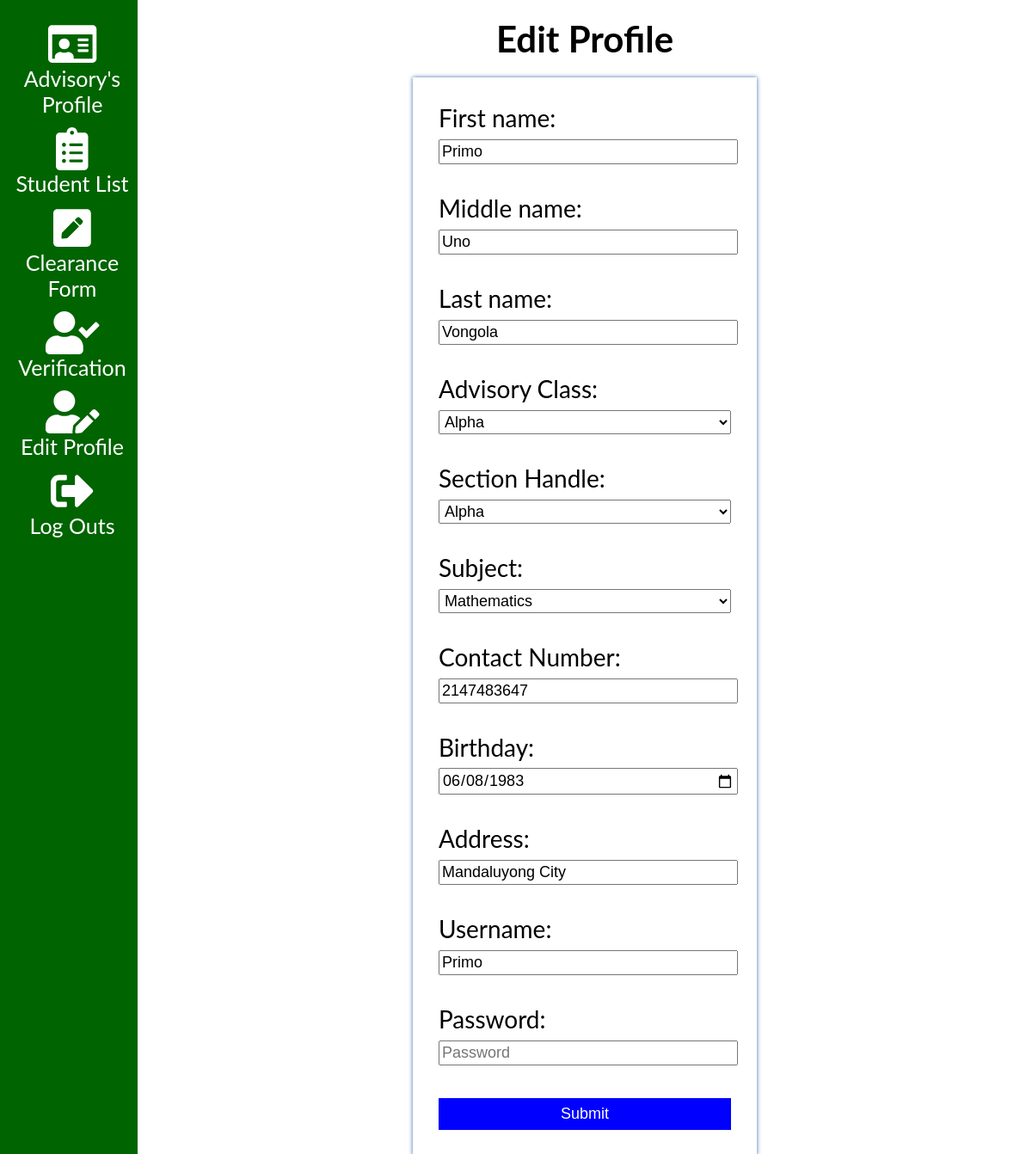
/teacheredit.php (signed in), run on the app's committed database.
### tables this page shows
CREATE TABLE `lesson_plan` (
  `lesson_plan_id` int(11) NOT NULL,
  `teacher_id` int(11) NOT NULL,
  `subject_id` int(11) NOT NULL,
  `advisory_section_id` int(11) DEFAULT NULL,
  `section_id` int(11) NOT NULL
);

CREATE TABLE `teacher` (
  `teacher_id` int(11) NOT NULL,
  `first_name` varchar(50) NOT NULL,
  `middle_name` varchar(50) DEFAULT NULL,
  `last_name` varchar(50) NOT NULL,
  `contact_number` int(11) NOT NULL,
  `birthday` date NOT NULL,
  `address` varchar(50) NOT NULL,
  `username` varchar(50) NOT NULL,
  `password` varchar(50) NOT NULL
);

CREATE TABLE `section` (
  `section_id` int(11) NOT NULL,
  `section_name` varchar(50) NOT NULL
);

### teacheredit.php (the view, shortened to what this page needs)
<?php
$conn = connect();
$current_id = $_SESSION['teacher_id'];
$profilesql = "SELECT * FROM teacher a
JOIN lesson_plan b ON  a.teacher_id = b.teacher_id
JOIN section c ON b.section_id = c.section_id
JOIN subject d ON b.subject_id = d.subject_id
WHERE a.teacher_id = $current_id";
    $profilequery = mysqli_query($conn, $profilesql);
$row = mysqli_fetch_assoc($profilequery);
$sectionsql = "SELECT * FROM section";
$result1 = mysqli_query($conn, $sectionsql);
$section1sql = "SELECT * FROM section";
$result2 = mysqli_query($conn, $section1sql);
$subjectsql = "SELECT * FROM subject";
$result3 = mysqli_query($conn, $subjectsql);
?>
<!DOCTYPE html>
<html>
<head>
<link rel="stylesheet" href="resources/css/main.css">
</head>
<body>
<?php include "resources/plugins/teachersidenav.php" ?>
    <div class="main">
    <h2>Edit Profile</h2>
    <div class="container2">
        <div class="content2">
        <form method="post">
        <label>First name: </label>
            <br>
            <input type="text" name="Firstname" value="<?php echo $row['first_name']?>" placeholder="First name">
            <br><br>
            <label>Middle name: </label>
            <br>
            <input type="text" name="Middlename" value="<?php echo $row['middle_name']?>" placeholder="Middle name">
            <br><br>
            <label>Last name: </label>
            <br>
            <input type="text" name="Lastname" value="<?php echo $row['last_name']?>" placeholder="Last name">
            <br><br>
            <label>Advisory Class: </label>
            <br>
            <select onchange="check()" name="AdvisoryClass" id="Advisory Class">
				<?php while($row1 = mysqli_fetch_array($result1)):;?>
            		<option value="<?php  echo $row1['section_id']; ?>" <?php if($row1['section_id'] == $row['advisory_section_id']){?> selected <?php } ?>><?php echo $row1['section_name'];?></option>
            		<?php endwhile;?>
			  </select>
            <br><br>
            <label>Section Handle: </label>
            <br>
            <select name="AssignSection" id="Assign Section">
				<?php while($row2 = mysqli_fetch_array($result2)):;?>
            		<option value="<?php echo $row2['section_id'];?>" <?php if($row2['section_id'] == $row['section_id']){?> selected <?php } ?> ><?php echo $row2['section_name'];?></option>
            		<?php endwhile;?>
			  </select>
            <br><br>
            <label>Subject: </label>
            <br>
            <select name="Subject">
				<?php while($row3 = mysqli_fetch_array($result3)):;?>
            		<option value="<?php echo $row3['subject_id']; ?>" <?php if($row3['subject_id'] == $row['subject_id']){ ?> selected <?php } ?>><?php echo $row3['subject_name'];?></option>
            		<?php endwhile;?>
			  </select>
            <br><br>
            <label>Contact Number: </label>
            <br>
            <input type="text" name="ContactNumber" value="<?php echo $row['contact_number']?>" placeholder="Contact Number">
            <br><br>
            <label>Birthday: </label>
            <br>
            <input type="date" id="Birthday" value="<?php echo $row['birthday']?>" name="Birthday">
            <br><br>
            <label>Address: </label>
            <br>
            <input type="text" name="Address" value="<?php echo $row['address']?>" placeholder="Address">
            <br><br>
            <label>Username: </label>
            <br>
            <input type="text" name="Username" value="<?php echo $row['username']?>" placeholder="Username">
            <br><br>
            <label>Password: </label>
            <br>
            <input type="password" name="Password" placeholder="Password">
            <br><br>
            <input type="submit" value="Submit" name="Create">
        </form>
        </div>
    </div>
  </div>
</body>
</html>

### resources/css/main.css (style rules this page uses)
body { font-family: "Lato", sans-serif; }
.main { margin-left: 160px; font-size: 28px; padding: 0px 10px; }
input[type=submit] { background-color: #0400fd; }
h2 { text-align: center; }
select { font-family: Fontin, Arial, Verdana; font-size: 18px; width: 100%; padding: 2px }
input { font-family: Fontin, Arial, Verdana; width: 100%; font-size: 18px; padding: 2px; }
input[type=submit] { color: white; cursor: pointer; background-color:blue; border: none; padding: 8px; }
.container2, h2 { margin: 20px auto; width: 400px; margin-left: auto; margin-right: auto; }
.content2 { padding: 30px; background-color: white; box-shadow: 0 0 5px #4267b2; }

### data on the page
lesson_plan: Firstname "Primo", Middlename "Uno", Lastname "Vongola", AdvisoryClass "Alpha", ContactNumber "2147483647", Birthday "06/08/1983", Address "Mandaluyong City", Username "Primo"

### other printed values
form field AssignSection "Alpha"
form field Subject "Mathematics"
